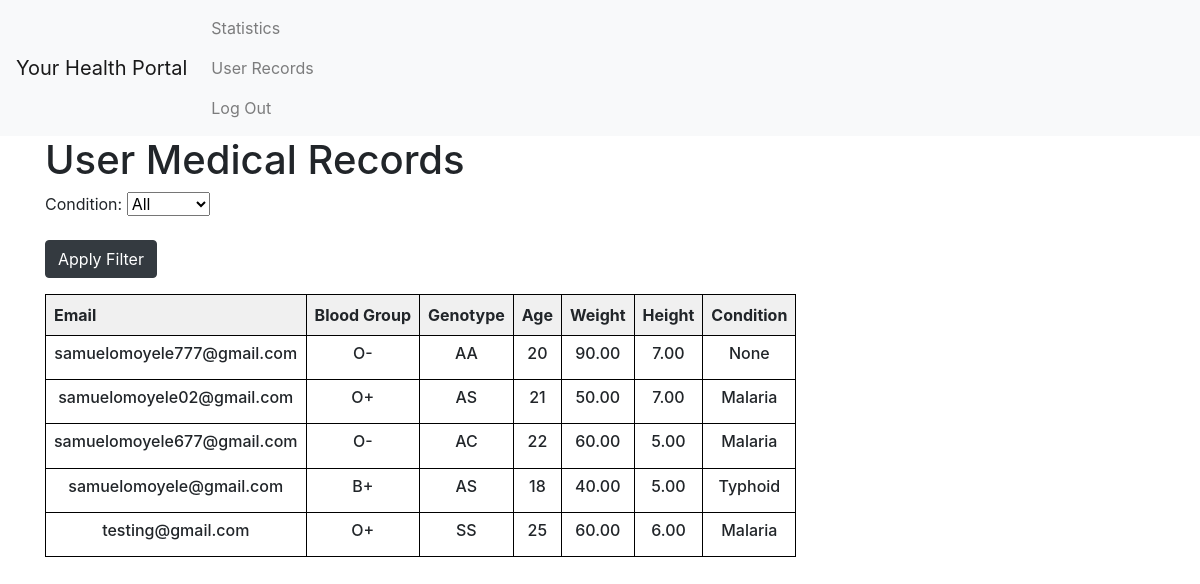
The app's page /user_records/ (signed in) with its own data.
### health_app/models.py (models this page shows, shortened)
class CustomUser(AbstractUser):
    id = models.UUIDField(primary_key=True, default=uuid.uuid4, editable=False)
    email = models.EmailField(unique=True)
    phone_number = models.CharField(max_length=15, unique=True)

class MedicalRecord(models.Model):
    id = models.UUIDField(primary_key=True, default=uuid.uuid4, editable=False)
    user = models.ForeignKey(CustomUser, on_delete=models.CASCADE)
    blood_group = models.CharField(max_length=5, blank=True, null=True)
    disease =  models.CharField(max_length=200, blank=True, null=True)
    age = models.IntegerField(blank=True, null=True)
    height = models.DecimalField(max_digits=5, decimal_places=2, blank=True, null=True)
    weight = models.DecimalField(max_digits=5, decimal_places=2, blank=True, null=True)
    genotype = models.CharField(max_length=10, blank=True, null=True)
    created_at = models.DateTimeField(auto_now_add=True)
    updated_at = models.DateTimeField(auto_now=True)

### health_app/views.py (the view)
# urls.py: path('user_records/', views.user_records_view, name='user_records'),
def user_records_view(request):
    if not request.user.userprofile.user_type == 'health_worker':
        return render(request, 'access_denied.html')
    users = CustomUser.objects.all()
    user_records = []
    form = MedicalRecordFilterForm(request.GET)
    condition = request.GET.get('condition')
    if condition:
        users = CustomUser.objects.filter(medicalrecord__disease=condition)
    for user in users:
        medical_records = MedicalRecord.objects.filter(user_id=user)
        user_records.append({'user': user, 'medical_records': medical_records})
    return render(request, 'user_records.html', {'user_records': user_records, 'form':form })

### health_app/forms.py
class MedicalRecordFilterForm(forms.Form):
    condition_choices = [
        ('', 'All'),
        ('Malaria', 'Malaria'),
        ('Typhoid', 'Typhoid'),
    ]
    condition = forms.ChoiceField(choices=condition_choices, required=False, widget=forms.Select(attrs={'class': 'custom-dropdown'})
    )

### health_app/templates/user_records.html
{% extends "base.html" %}
{% block content %}
  <h1>User Medical Records</h1>
  <form method="get" action="">
    {{ form.as_p }}
    <button class="btn btn-dark mb-3" type="submit">Apply Filter</button>
</form>
  <table style="border: 1px solid #000; border-radius: 10px; padding:10px;">
    <thead>
      <tr>
        <th style="border: 1px solid #000; padding:8px; background-color: #f0f0f0;">Email</th>
        <th style="border: 1px solid #000; padding:8px; background-color: #f0f0f0;">Blood Group</th>
        <th style="border: 1px solid #000; padding:8px; background-color: #f0f0f0;">Genotype</th>
        <th style="border: 1px solid #000; padding:8px; background-color: #f0f0f0;">Age</th>
        <th style="border: 1px solid #000; padding:8px; background-color: #f0f0f0;">Weight</th>
        <th style="border: 1px solid #000; padding:8px; background-color: #f0f0f0;">Height</th>
        <th style="border: 1px solid #000; padding:8px; background-color: #f0f0f0;">Condition</th>
      </tr>
    </thead>
    <tbody>
      {% for user_record in user_records %}
        <tr>
          <td style="text-align:center; border: 1px solid #000; padding:8px;"><h6>{{ user_record.user.email }}</h6></td>
          <td style="text-align:center; border: 1px solid #000; padding:8px;">
              {% for medical_record in user_record.medical_records %}
                <h6>{{ medical_record.blood_group }}</h6>
              {% endfor %}
          </td>
          <td style="text-align:center; border: 1px solid #000; padding:8px;">
            {% for medical_record in user_record.medical_records %}
              <h6>{{ medical_record.genotype }}</h6>
            {% endfor %}
        </td>
        <td style="text-align:center; border: 1px solid #000; padding:8px;">
            {% for medical_record in user_record.medical_records %}
              <h6>{{ medical_record.age }}</h6>
            {% endfor %}
        </td>
        <td style="text-align:center; border: 1px solid #000; padding:8px;">
            {% for medical_record in user_record.medical_records %}
              <h6>{{ medical_record.weight }}</h6>
            {% endfor %}
        </td>
        <td style="text-align:center; border: 1px solid #000; padding:8px;">
            {% for medical_record in user_record.medical_records %}
              <h6>{{ medical_record.height }}</h6>
            {% endfor %}
        </td>
        <td style="text-align:center; border: 1px solid #000; padding:8px;">
            {% for medical_record in user_record.medical_records %}
              <h6>{{ medical_record.disease }}</h6>
            {% endfor %}
        </td>
        </tr>
      {% endfor %}
    </tbody>
  </table>
{% endblock %}

### templates/base.html (shortened to what this page needs)
<!DOCTYPE html>
<html>
<head>
    <link rel="stylesheet" href="https://stackpath.bootstrapcdn.com/bootstrap/4.5.2/css/bootstrap.min.css">
</head>
<body>
    <nav class="navbar navbar-expand-lg navbar-light bg-light">
        <a class="navbar-brand" href="#">Your Health Portal</a>
        <div class="collapse navbar-collapse" id="navbarNav">
            <ul class="navbar-nav">
                <li class="nav-item">
                    <a class="nav-link" href="/statistics">Statistics</a>
                    <a class="nav-link" href="/user_records">User Records</a>
                    <a class="nav-link" href="/logout">Log Out</a>
                </li>
            </ul>
        </div>
    </nav>
    <div class="container">
        {% block content %}{% endblock %}
    </div>
</body>
</html>

### records on screen
CustomUser: user.email "samuelomoyele777@gmail.com"
MedicalRecord: blood_group "O-", genotype "AA", age "20", weight "90.00", height "7.00", disease "None"
CustomUser: user.email "samuelomoyele02@gmail.com"
MedicalRecord: blood_group "O+", genotype "AS", age "21", weight "50.00", height "7.00", disease "Malaria"
CustomUser: user.email "samuelomoyele677@gmail.com"
MedicalRecord: blood_group "O-", genotype "AC", age "22", weight "60.00", height "5.00", disease "Malaria"
CustomUser: user.email "samuelomoyele@gmail.com"
MedicalRecord: blood_group "B+", genotype "AS", age "18", weight "40.00", height "5.00", disease "Typhoid"
CustomUser: user.email "testing@gmail.com"
MedicalRecord: blood_group "O+", genotype "SS", age "25", weight "60.00", height "6.00", disease "Malaria"
